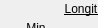
        <widget class="QWidget" name="rectangleEditOpts">
         <property name="geometry">
          <rect>
           <x>0</x>
           <y>0</y>
           <width>98</width>
           <height>28</height>
          </rect>
         </property>
         <attribute name="label">
          <string>Rectangle Editor</string>
         </attribute>
         <widget class="QPushButton" name="applyRectButton">
          <property name="geometry">
           <rect>
            <x>13</x>
            <y>179</y>
            <width>83</width>
            <height>25</height>
           </rect>
          </property>
          <property name="text">
           <string>Apply</string>
          </property>
         </widget>
         <widget class="QPushButton" name="resetRectButton">
          <property name="geometry">
           <rect>
            <x>123</x>
            <y>180</y>
            <width>83</width>
            <height>25</height>
           </rect>
          </property>
          <property name="text">
           <string>Reset</string>
          </property>
         </widget>
         <widget class="QDoubleSpinBox" name="rectLonMinVal">
          <property name="geometry">
           <rect>
            <x>2</x>
            <y>34</y>
            <width>69</width>
            <height>26</height>
           </rect>
          </property>
          <property name="decimals">
           <number>1</number>
          </property>
          <property name="minimum">
           <double>-180.000000000000000</double>
          </property>
          <property name="maximum">
           <double>360.000000000000000</double>
          </property>
          <property name="value">
           <double>165.000000000000000</double>
          </property>
         </widget>
         <widget class="QDoubleSpinBox" name="rectLonMaxVal">
          <property name="geometry">
           <rect>
            <x>75</x>
            <y>34</y>
            <width>69</width>
            <height>26</height>
           </rect>
          </property>
          <property name="decimals">
           <number>1</number>
          </property>
          <property name="maximum">
           <double>540.000000000000000</double>
          </property>
          <property name="value">
           <double>195.000000000000000</double>
          </property>
         </widget>
         <widget class="QDoubleSpinBox" name="rectLatMinVal">
          <property name="geometry">
           <rect>
            <x>2</x>
            <y>99</y>
            <width>69</width>
            <height>26</height>
           </rect>
          </property>
          <property name="decimals">
           <number>1</number>
          </property>
          <property name="minimum">
           <double>-135.000000000000000</double>
          </property>
          <property name="maximum">
           <double>90.000000000000000</double>
          </property>
          <property name="value">
           <double>-7.500000000000000</double>
          </property>
         </widget>
         <widget class="QDoubleSpinBox" name="rectLatMaxVal">
          <property name="geometry">
           <rect>
            <x>75</x>
            <y>99</y>
            <width>69</width>
            <height>26</height>
           </rect>
          </property>
          <property name="decimals">
           <number>1</number>
          </property>
          <property name="minimum">
           <double>-90.000000000000000</double>
          </property>
          <property name="maximum">
           <double>135.000000000000000</double>
          </property>
          <property name="value">
           <double>7.500000000000000</double>
          </property>
         </widget>
         <widget class="QDoubleSpinBox" name="rectDltLonVal">
          <property name="geometry">
           <rect>
            <x>148</x>
            <y>34</y>
            <width>69</width>
            <height>26</height>
           </rect>
          </property>
          <property name="maximum">
           <double>360.000000000000000</double>
          </property>
         </widget>
         <widget class="QDoubleSpinBox" name="rectDltLatVal">
          <property name="geometry">
           <rect>
            <x>148</x>
            <y>99</y>
            <width>69</width>
            <height>26</height>
           </rect>
          </property>
          <property name="maximum">
           <double>180.000000000000000</double>
          </property>
         </widget>
         <widget class="QDoubleSpinBox" name="rectEditVal">
          <property name="geometry">
           <rect>
            <x>40</x>
            <y>150</y>
            <width>69</width>
            <height>26</height>
           </rect>
          </property>
          <property name="maximum">
           <double>1.000000000000000</double>
          </property>
          <property name="singleStep">
           <double>0.100000000000000</double>
          </property>
          <property name="value">
           <double>1.000000000000000</double>
          </property>
         </widget>
         <widget class="QComboBox" name="rectFillMode">
          <property name="geometry">
           <rect>
            <x>120</x>
            <y>150</y>
            <width>86</width>
            <height>25</height>
           </rect>
          </property>
          <item>
           <property name="text">
            <string>Fill All</string>
           </property>
          </item>
          <item>
           <property name="text">
            <string>Fill MaxVal</string>
           </property>
          </item>
          <item>
           <property name="text">
            <string>Fill MinVal</string>
           </property>
          </item>
         </widget>
         <widget class="QLabel" name="rectLonLabel">
          <property name="geometry">
           <rect>
            <x>45</x>
            <y>0</y>
            <width>131</width>
            <height>17</height>
           </rect>
          </property>
          <property name="font">
           <font>
            <underline>true</underline>
           </font>
          </property>
          <property name="text">
           <string>Longitude Values</string>
          </property>
          <property name="alignment">
           <set>Qt::AlignCenter</set>
          </property>
         </widget>
         <widget class="QLabel" name="rectLonMinTxt">
          <property name="geometry">
           <rect>
            <x>4</x>
            <y>19</y>
            <width>64</width>
            <height>17</height>
           </rect>
          </property>
          <property name="text">
           <string>Min</string>
          </property>
          <property name="alignment">
           <set>Qt::AlignCenter</set>
          </property>
         </widget>
         <widget class="QLabel" name="rectLonMaxTxt">
          <property name="geometry">
           <rect>
            <x>78</x>
            <y>19</y>
            <width>64</width>
            <height>17</height>
           </rect>
          </property>
          <property name="text">
           <string>Max</string>
          </property>
          <property name="alignment">
           <set>Qt::AlignCenter</set>
          </property>
         </widget>
         <widget class="QLabel" name="rectDltLonTxt">
          <property name="geometry">
           <rect>
            <x>146</x>
            <y>19</y>
            <width>71</width>
            <height>17</height>
           </rect>
          </property>
          <property name="text">
           <string>Taper</string>
          </property>
          <property name="alignment">
           <set>Qt::AlignCenter</set>
          </property>
         </widget>
         <widget class="QLabel" name="rectLatLabel">
          <property name="geometry">
           <rect>
            <x>55</x>
            <y>66</y>
            <width>111</width>
            <height>17</height>
           </rect>
          </property>
          <property name="font">
           <font>
            <underline>true</underline>
           </font>
          </property>
          <property name="text">
           <string>Latitude Values</string>
          </property>
          <property name="alignment">
           <set>Qt::AlignCenter</set>
          </property>
         </widget>
         <widget class="QLabel" name="rectLatMinTxt">
          <property name="geometry">
           <rect>
            <x>4</x>
            <y>84</y>
            <width>64</width>
            <height>17</height>
           </rect>
          </property>
          <property name="text">
           <string>Min</string>
          </property>
          <property name="alignment">
           <set>Qt::AlignCenter</set>
          </property>
         </widget>
         <widget class="QLabel" name="rectLatMaxTxt">
          <property name="geometry">
           <rect>
            <x>76</x>
            <y>84</y>
            <width>64</width>
            <height>17</height>
           </rect>
          </property>
          <property name="text">
           <string>Max</string>
          </property>
          <property name="alignment">
           <set>Qt::AlignCenter</set>
          </property>
         </widget>
         <widget class="QLabel" name="rectDltLatTxt">
          <property name="geometry">
           <rect>
            <x>150</x>
            <y>84</y>
            <width>64</width>
            <height>17</height>
           </rect>
          </property>
          <property name="text">
           <string>Taper</string>
          </property>
          <property name="alignment">
           <set>Qt::AlignCenter</set>
          </property>
         </widget>
         <widget class="QLabel" name="rectEditTxt">
          <property name="geometry">
           <rect>
            <x>65</x>
            <y>128</y>
            <width>91</width>
            <height>20</height>
           </rect>
          </property>
          <property name="font">
           <font>
            <underline>true</underline>
           </font>
          </property>
          <property name="text">
           <string>Fill Settings</string>
          </property>
          <property name="alignment">
           <set>Qt::AlignCenter</set>
          </property>
         </widget>
        </widget>
